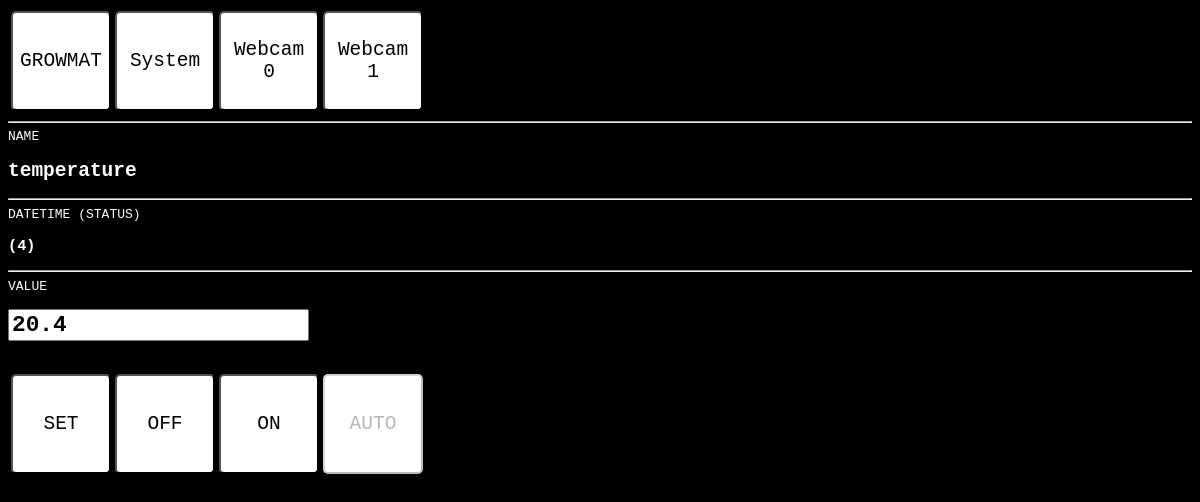
Page /w/detail/0/2/ on the earlier database version.
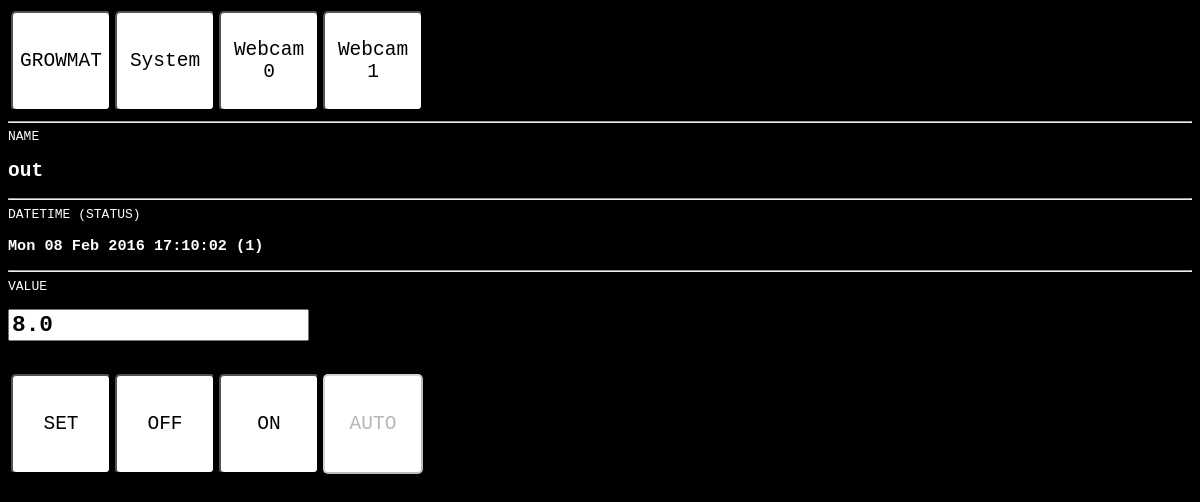
Same page on the later database version.
### w/models.py (models this page shows, shortened)
class Instrument(models.Model):
	cNT = 1<<0
	cIV = 1<<1
	cA  = 1<<2
	cW  = 1<<3
	INSTRUMENT_TYPE = (
					(0, 'SYSTEM'),
					(10, 'OUTPUT'),
     				(20, 'THERMOMETER'),
         			(30, 'HUMIDITYMETER'),
    			    (40, 'DISTANCEMETER'),
    				(50, 'PHMETER'),
	)
	INSTRUMENT_INDEX = (
					(0, '0'),
     				(1, '1'),
         			(2, '2'),
    			    (3, '3'),
    				(4, '4'),
    				(5, '5'),
     				(6, '6'),
         			(7, '7'),
    			    (8, '8'),
    				(9, '9'),
	)
	DATA_TYPE = (
					(0, 'int'),
     				(1, 'float'),
	)
	priority = models.FloatField(default=0, blank=True)
	manual = models.BooleanField(default=False, blank=True)
	address = models.IntegerField(default=0)
	type = models.IntegerField(choices=INSTRUMENT_TYPE, default=0)
	index = models.IntegerField(default=0)
	output = models.BooleanField(default = False, blank=True)
	datatype = models.IntegerField(choices=DATA_TYPE, default=0)
	name = models.CharField(default='NEW',  max_length=256)
	value = models.FloatField(default=0)
	status = models.IntegerField(default=1)
	datetime = models.DateTimeField(null=True, blank=True)

### w/views.py (the view, shortened to what this page needs)
# urls.py: url(r'^detail/(?P<page>[0-9]+)/(?P<pk>[0-9]+)/$', views.detail, name='detail'),
def detail(request, page=0, pk=None):
    instrument = Instrument.objects.get(pk=pk)
    form = InstrumentForm(instance = instrument)
    context = RequestContext(request, {
        'instrument': instrument,
        'form':form,
        'page': page })
    return render(request, 'w/detail.html', context)

### w/models.py
class InstrumentForm(ModelForm):
    class Meta:
        model = Instrument
        fields = ['priority', 'manual', 'address', 'type', 'index', 'output', 'datatype','name', 'value', 'status', 'datetime']

### w/templates/w/detail.html (shortened to what this page needs)
{% load staticfiles %}
<html>
	<head>
		<link rel="stylesheet" type="text/css" href="{% static 'w/style.css' %}">
    </head>
<body>
<table>
<tr>
<td>
<a href="{% url 'w:index' page %}"><button class="label">GROWMAT</button></a>
</td>
<td>
<a href="{% url 'w:instrument' %}"><button class="label">System</button></a>
</td>
<td>
<a href="{% url 'w:webcam' 0 %}"><button class="label">Webcam<br>0</button></a>
</td>
<td>
<a href="{% url 'w:webcam' 1 %}"><button class="label">Webcam<br>1</button></a>
</td>
</tr>
</table>
<hr>
	<form action="" method="post">{% csrf_token %}
	NAME <h2>{{ instrument.name }}</h2>
	<hr>
	DATETIME (STATUS) <h3>{{ instrument.datetime|date:"D d M Y" }} {{ instrument.datetime|time:"H:i:s" }} ({{ instrument.status }}) </h3>
	<hr>
	VALUE
			<h3>
				{{ form.value }}
			</h3>&nbsp;
  <table>
			<tr><td><button class="label" type="submit" name="setValue">SET</button></td>
    		<td><button class="label" type="submit" name="setOff">OFF</button></td>
    	    <td><button class="label" type="submit" name="setOn">ON</button></td>
        	<td><button class="label" type="submit" name="resetManual"
        	{% if not instrument.manual %}
					disabled
				{% endif %}>AUTO</button></td></tr>
  			</table>
		</form>
	</body>
</html>

Differences in the rows shown:
changed Instrument: name "temperature" → "out"; datetime (not shown) → "Mon 08 Feb 2016"; datetime (not shown) → "17:10:02"; status "4" → "1"; value "20.4" → "8.0"
